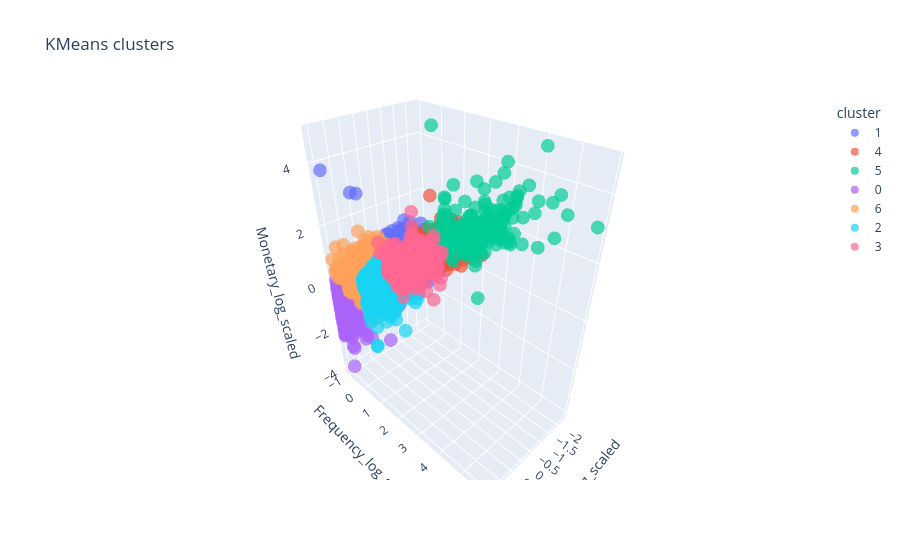

Write notebook code for a chart like this one.
### Markdown cell above
## 5. ANALISIS DE LOS RESULTADOS

### Code cell
X_k_trans = pipeline_kmeans[:-1].transform(X)

import pandas as pd

X_k_df = pd.DataFrame(
    X_k_trans,
    columns=["Recency_log_scaled", "Frequency_log_scaled", "Monetary_log_scaled"]
)

X_k_df["cluster"] = labels_kmeans.astype(str)

fig = px.scatter_3d(
    X_k_df,
    x="Recency_log_scaled",
    y="Frequency_log_scaled",
    z="Monetary_log_scaled",
    color="cluster",
    title="KMeans clusters",
    opacity=0.7
)

fig.show()

### Figure 1 — Plotly figure (JSON) as saved in the notebook; plotly's stock layout.template omitted (floating-point values rounded to 4 significant figures; data arrays with more than 128 entries replaced by an {"elided": "..."} marker saying what was removed)
{"data": [{"hovertemplate": "cluster=1<br>Recency_log_scaled=%{x}<br>Frequency_log_scaled=%{y}<br>Monetary_log_scaled=%{z}<extra></extra>", "legendgroup": "1", "marker": {"color": "#636efa", "opacity": 0.7, "symbol": "circle"}, "mode": "markers", "name": "1", "scene": "scene", "showlegend": true, "type": "scatter3d", "x": {"elided": "570 float values"}, "y": {"elided": "570 float values"}, "z": {"elided": "570 float values"}}, {"hovertemplate": "cluster=4<br>Recency_log_scaled=%{x}<br>Frequency_log_scaled=%{y}<br>Monetary_log_scaled=%{z}<extra></extra>", "legendgroup": "4", "marker": {"color": "#EF553B", "opacity": 0.7, "symbol": "circle"}, "mode": "markers", "name": "4", "scene": "scene", "showlegend": true, "type": "scatter3d", "x": {"elided": "359 float values"}, "y": {"elided": "359 float values"}, "z": {"elided": "359 float values"}}, {"hovertemplate": "cluster=5<br>Recency_log_scaled=%{x}<br>Frequency_log_scaled=%{y}<br>Monetary_log_scaled=%{z}<extra></extra>", "legendgroup": "5", "marker": {"color": "#00cc96", "opacity": 0.7, "symbol": "circle"}, "mode": "markers", "name": "5", "scene": "scene", "showlegend": true, "type": "scatter3d", "x": {"elided": "208 float values"}, "y": {"elided": "208 float values"}, "z": {"elided": "208 float values"}}, {"hovertemplate": "cluster=0<br>Recency_log_scaled=%{x}<br>Frequency_log_scaled=%{y}<br>Monetary_log_scaled=%{z}<extra></extra>", "legendgroup": "0", "marker": {"color": "#ab63fa", "opacity": 0.7, "symbol": "circle"}, "mode": "markers", "name": "0", "scene": "scene", "showlegend": true, "type": "scatter3d", "x": {"elided": "816 float values"}, "y": {"elided": "816 float values"}, "z": {"elided": "816 float values"}}, {"hovertemplate": "cluster=6<br>Recency_log_scaled=%{x}<br>Frequency_log_scaled=%{y}<br>Monetary_log_scaled=%{z}<extra></extra>", "legendgroup": "6", "marker": {"color": "#FFA15A", "opacity": 0.7, "symbol": "circle"}, "mode": "markers", "name": "6", "scene": "scene", "showlegend": true, "type": "scatter3d", "x": {"elided": "758 float values"}, "y": {"elided": "758 float values"}, "z": {"elided": "758 float values"}}, {"hovertemplate": "cluster=2<br>Recency_log_scaled=%{x}<br>Frequency_log_scaled=%{y}<br>Monetary_log_scaled=%{z}<extra></extra>", "legendgroup": "2", "marker": {"color": "#19d3f3", "opacity": 0.7, "symbol": "circle"}, "mode": "markers", "name": "2", "scene": "scene", "showlegend": true, "type": "scatter3d", "x": {"elided": "630 float values"}, "y": {"elided": "630 float values"}, "z": {"elided": "630 float values"}}, {"hovertemplate": "cluster=3<br>Recency_log_scaled=%{x}<br>Frequency_log_scaled=%{y}<br>Monetary_log_scaled=%{z}<extra></extra>", "legendgroup": "3", "marker": {"color": "#FF6692", "opacity": 0.7, "symbol": "circle"}, "mode": "markers", "name": "3", "scene": "scene", "showlegend": true, "type": "scatter3d", "x": {"elided": "575 float values"}, "y": {"elided": "575 float values"}, "z": {"elided": "575 float values"}}], "layout": {"legend": {"title": {"text": "cluster"}, "tracegroupgap": 0}, "scene": {"domain": {"x": [0, 1], "y": [0, 1]}, "xaxis": {"title": {"text": "Recency_log_scaled"}}, "yaxis": {"title": {"text": "Frequency_log_scaled"}}, "zaxis": {"title": {"text": "Monetary_log_scaled"}}}, "title": {"text": "KMeans clusters"}}}
